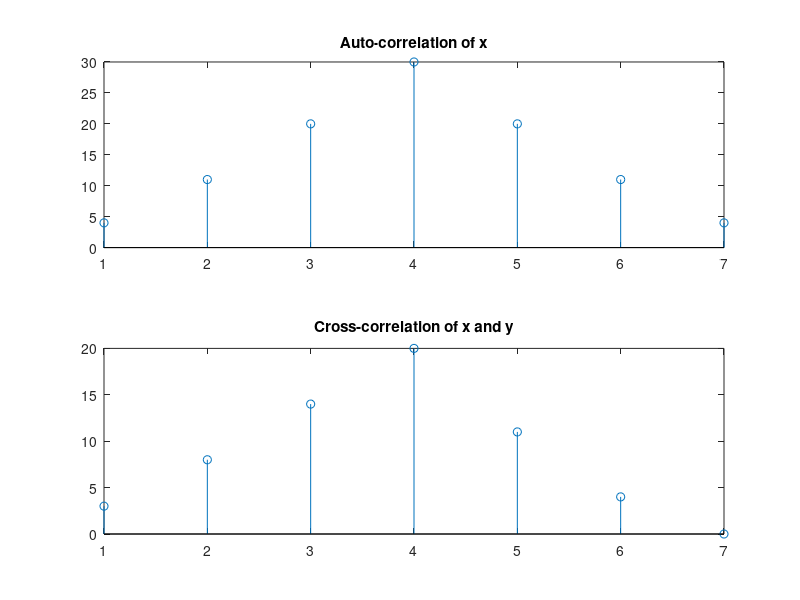

MATLAB code to generate this figure:
x = [1 2 3 4]; 
y = [0 1 2 3];

auto_c = xcorr(x, x);
cross_c = xcorr(x, y);
covariance = cov(x, y);

subplot(2,1,1); 
stem(auto_c); 
title('Auto-correlation of x');

subplot(2,1,2); 
stem(cross_c); 
title('Cross-correlation of x and y');

disp('Covariance Matrix:'); 
disp(covariance);
